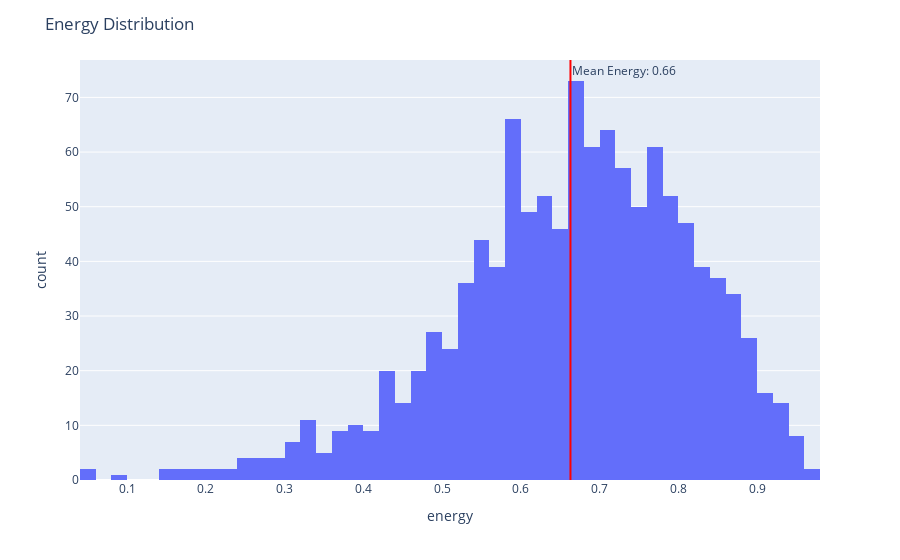

This figure's notebook cell:
### Code cell
fig = px.histogram(df, x="energy", marginal=None, hover_data=df.columns)
fig.update_layout(title='Energy Distribution')
mean_energy = df['energy'].mean()
fig.add_vline(x=mean_energy, line_color='red', annotation_text = f"Mean Energy: {mean_energy:.2f}", annotation_position = 'top right')
fig.show()

### Figure 1 — Plotly figure (JSON) as saved in the notebook; plotly's stock layout.template omitted (floating-point values rounded to 4 significant figures; data arrays with more than 128 entries replaced by an {"elided": "..."} marker saying what was removed)
{"data": [{"alignmentgroup": "True", "bingroup": "x", "hovertemplate": "energy=%{x}<br>count=%{y}<extra></extra>", "legendgroup": "", "marker": {"color": "#636efa", "pattern": {"shape": ""}}, "name": "", "offsetgroup": "", "orientation": "v", "showlegend": false, "type": "histogram", "x": {"elided": "1154 float values"}, "xaxis": "x", "yaxis": "y"}], "layout": {"annotations": [{"showarrow": false, "text": "Mean Energy: 0.66", "x": 0.663, "xanchor": "left", "xref": "x", "y": 1, "yanchor": "top", "yref": "y domain"}], "barmode": "relative", "legend": {"tracegroupgap": 0}, "margin": {"t": 60}, "shapes": [{"line": {"color": "red"}, "type": "line", "x0": 0.663, "x1": 0.663, "xref": "x", "y0": 0, "y1": 1, "yref": "y domain"}], "title": {"text": "Energy Distribution"}, "xaxis": {"anchor": "y", "domain": [0, 1], "title": {"text": "energy"}}, "yaxis": {"anchor": "x", "domain": [0, 1], "title": {"text": "count"}}}}
